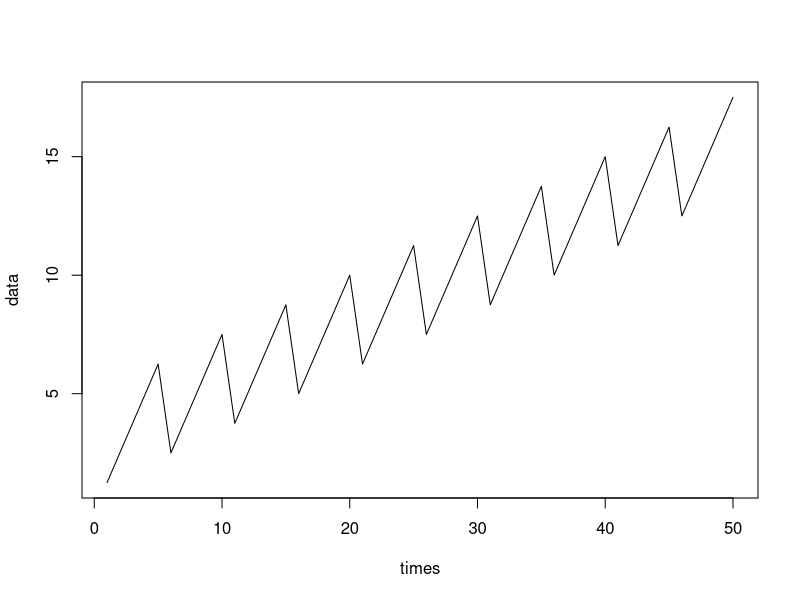

The R script that drew this image: (Note: this script raises an error after producing the figure.)
library(forecast)

#############################################

n = 50
trendSeasonalStructure = list(segments = list(c(0,1)), sKnots = list(c(1,0)))
ns = 5
seasonalStructure = list(segments = list(c(0,ns)), sKnots = c(as.list(1:(ns-1)),list(c(ns,0))))
seasons = rep(1:ns,n%/%ns+1)[1:n]
trendSeasons = rep(1, length(seasons))
times = seq_along(seasons)
data = seasons + times/4
plot(times, data, type = "l")
timeKnots = times
trendData = rep(1, n)
seasonData = rep(1, n)
trend = list(data = trendData, times = times, seasons = trendSeasons, timeKnots = timeKnots, seasonalStructure = trendSeasonalStructure, lambdas = c(1,0,0))
season = list(data = seasonData, times = times, seasons = seasons, timeKnots = timeKnots, seasonalStructure = seasonalStructure, lambdas = c(10,0,0))
predictors = list(trend, season)

rstr1 = RSTR(data, predictors)

plot(rstr1)

#############################################

n = 50
trendSeasonalStructure = list(segments = list(c(0,1)), sKnots = list(c(1,0)))
ns = 5
seasonalStructure = list(segments = list(c(0,ns)), sKnots = c(as.list(1:(ns-1)),list(c(ns,0))))
seasons = rep(1:ns,n%/%ns+1)[1:n]
trendSeasons = rep(1, length(seasons))
times = seq_along(seasons)
dataOrig = seasons + times/4
data = dataOrig + rnorm(length(dataOrig), sd = 0.3)
plot(times, data, type = "l")
timeKnots = times
trendData = rep(1, n)
seasonData = rep(1, n)
trend = list(data = trendData, times = times, seasons = trendSeasons, timeKnots = timeKnots, seasonalStructure = trendSeasonalStructure, lambdas = c(1,0,0))
season = list(data = seasonData, times = times, seasons = seasons, timeKnots = timeKnots, seasonalStructure = seasonalStructure, lambdas = c(10,0,0))
predictors = list(trend, season)

rstr1 = RSTR(data, predictors, confidence = c(0.8, 0.95), nMCIter = 400)
rstr2 = AutoRSTR(data, predictors, confidence = c(0.8, 0.95), nMCIter = 400, gapCV = 1, reltol = 0.0001)

plot(rstr1)
plot(rstr2)

#############################################

mydata <- read.csv("..\\externalTests\\Seasonal_data.csv")
ts1 = ts(mydata[,2], start = c(1982,4), frequency = 12)
ts2 = window(ts1, start = c(2000,1), end = c(2009,12))
plot(ts2)

trendSeasonalStructure = list(segments = list(c(0,1)), sKnots = list(c(1,0)))
seasonalStructure = list(segments = list(c(0,12)), sKnots = list(1,2,3,4,5,6,7,8,9,10,11,c(12,0)))
seasons = as.vector(cycle(ts2))
trendSeasons = rep(1, length(ts2))
times = as.vector(time(ts2))
data = as.vector(ts2)
timeKnots = times
trendData = rep(1, length(ts2))
seasonData = rep(1, length(ts2))
trend = list(data = trendData,
             times = times,
             seasons = trendSeasons,
             timeKnots = timeKnots,
             seasonalStructure = trendSeasonalStructure,
             lambdas = c(0.1,0,0))
season = list(data = seasonData,
              times = times,
              seasons = seasons,
              timeKnots = timeKnots,
              seasonalStructure = seasonalStructure,
              lambdas = c(10,0,0))
predictors = list(trend, season)

tm = system.time({str1 = STR(data, predictors)})
print(tm)
tm = system.time({str2 = RSTR(data, predictors)})
print(tm)

plot(str1)
plot(str2)

outl = rep(0,length(ts2))
outl[14] = 900
outl[113] = -700
tsOutl = ts(outl, start = c(2000,1), frequency = 12)
l = length(ts2)
uptr = rep(0,l)
uptr[60:l] = (60:l)-59
tsUptr = ts(uptr, start = c(2000,1), frequency = 12)
uts1 = log(ts2) - 0.01*tsUptr
uts2 = log(ts2 + tsOutl)
uts3 = log(ts2) - 0.3*(time(ts2) >= 2005)
plot(uts1)
plot(uts2)
plot(uts3)

ustr1 = AutoSTR(as.vector(uts1), predictors, confidence = 0.95, gapCV = 12, reltol = 0.001)
urstr1 = AutoRSTR(data = as.vector(uts1), predictors = predictors, confidence = 0.95, gapCV = 12, reltol = 0.001)
plot(ustr1)
plot(urstr1)

ustr2 = AutoSTR(as.vector(uts2), predictors, confidence = 0.95, gapCV = 12, reltol = 0.001)
urstr2 = AutoRSTR(as.vector(uts2), predictors, confidence = 0.95, gapCV = 12, reltol = 0.001)
plot(ustr2)
plot(urstr2)

ustr3 = AutoSTR(as.vector(uts3), predictors, confidence = 0.95, gapCV = 12, reltol = 0.001)
urstr3 = AutoRSTR(as.vector(uts3), predictors, confidence = 0.95, gapCV = 12, reltol = 0.001)
plot(ustr3)
plot(urstr3)

